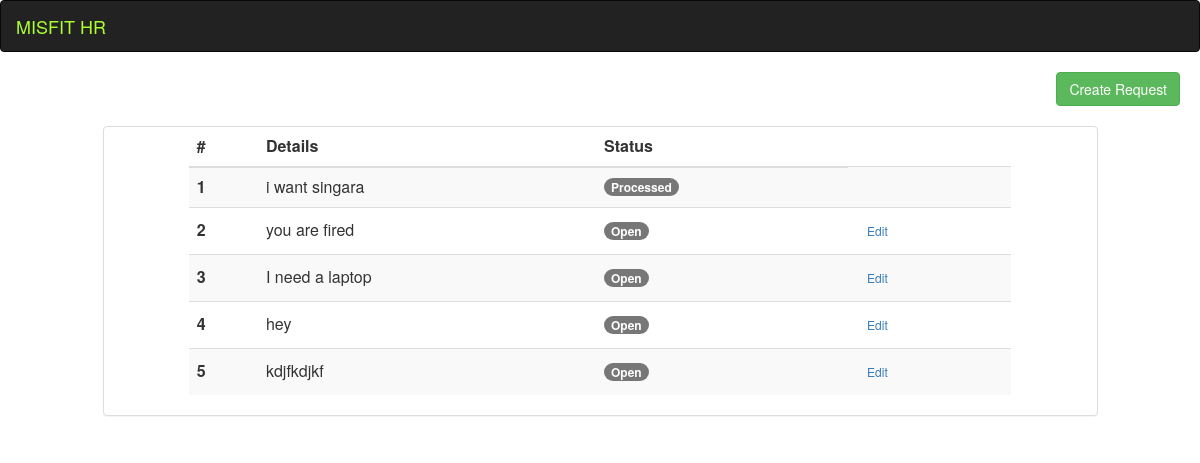
Before: /requests (signed in) with the older database file.
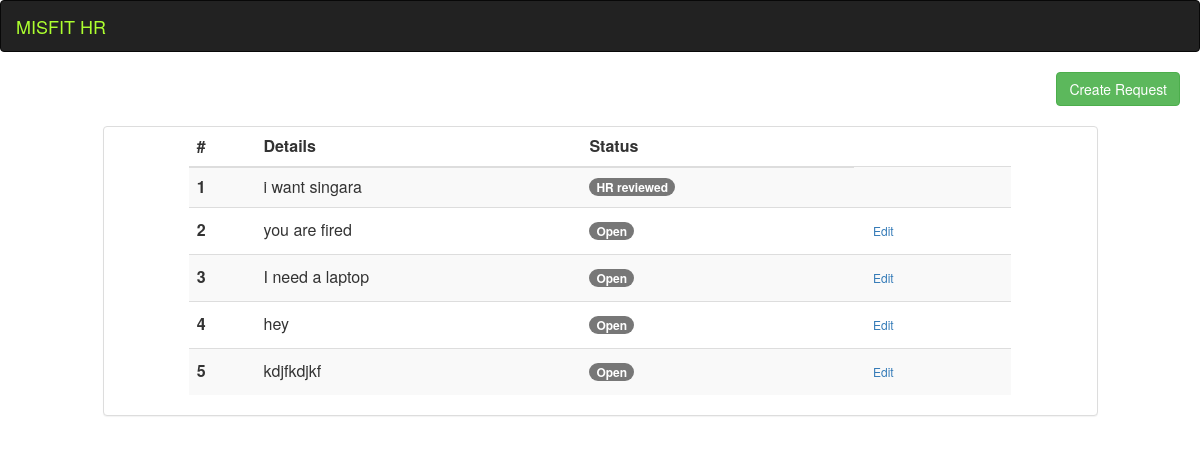
After: the same page with the newer database file.
### hr_app/models.py (models this page shows)
class Request(models.Model):
    statuses = (
        ('1', 'Open'),
        ('2', 'HR Reviewed'),
        ('3', 'Processed')
    )
    details = models.CharField(max_length=255)
    requester = models.ForeignKey(User, on_delete=models.CASCADE, related_name= '%(class)s_requester_id')
    processor = models.ForeignKey(User, on_delete=models.SET_NULL, blank = True, null=True, related_name= '%(class)s_request_processor_id')
    status = models.CharField(max_length=20, choices=statuses, default='1')

### hr_app/views.py (the view)
# urls.py: path('requests', views.request, name = 'request'),
def request(request):
    if 'user' in request.session:
        data = {}
        user = User.objects.get(id=request.session['user'])
        if request.method == 'POST':
            req = Request(details=request.POST['request_details'], requester_id=user.id, status='1')
            req.save()
            return JsonResponse({'request_saved': True})
        data['user'] = user
        if user.type == '1':
            requests = Request.objects.filter(requester=user)
        elif user.type == '2':
            requests = Request.objects.all()
        else:
            requests = Request.objects.filter(status='2')
        for idx, req in enumerate(requests):
            print(idx, req.requester)
            requests[idx].requested_user = User.objects.get(id=req.requester.id)
            if req.processor:
                requests[idx].processor_user = User.objects.get(id=req.processor.id)
        data['requests'] = requests
        return render(request, 'request.html', data)
    else:
        return HttpResponseRedirect('/')

### hr_app/models.py (called while the page is built)
    def __str__(self):
        return self.name + ' - ' + self.email

### hr_app/templates/request.html (shortened to what this page needs)
{% extends 'index.html' %}
{% load bootstrap3 %}
{% block body_content %}
    {% if user.type == '1' %}
    <a href="#createRequestModal" data-toggle="modal" type="button" class="btn btn-success pull-right" style="margin-right: 20px; margin-bottom: 20px;">Create Request</a>
    {% endif %}
    <div class="row">
        <div class="col-md-10 col-md-offset-1">
            <div class="panel panel-default">
                <div class="row">
                    <div class="col-md-10 col-md-offset-1">
                        <table class="table table-striped">
              <thead>
                <tr>
                  <th scope="col">#</th>
                  <th scope="col"> Details</th>
                  <th scope="col">Status</th>
                </tr>
              </thead>
              <tbody>
                {% for request in requests %}
                    <tr>
                    <th scope="row"> {{ forloop.counter }} </th>
                    <td>{{ request.details }}</td>
                    <td>
                        {% if request.status == '1' %}
                        <span class="badge badge-primary">Open</span>
                        {% elif request.status == '2' %}
                        <span class="badge badge-info">HR reviewed</span>
                        {% else %}
                        <span class="badge badge-success">Processed</span> <br>
                        {% endif %}
                    </td>
                    <td>
                        {% if user.type == '1' and request.status == '1'%}
                        <a href="{% url 'hr:updateRequest' request.id %}" class="btn btn-sm">
                            Edit
                        </a>
                        {% endif %}
                    </td>
                    </tr>
                {% endfor %}
              </tbody>
            </table>
                    </div>
                </div>
            </div>
        </div>
    </div>
{% endblock %}

Changed rows visible on the page:
changed Request "i want singara": status "Processed" → "HR reviewed"
